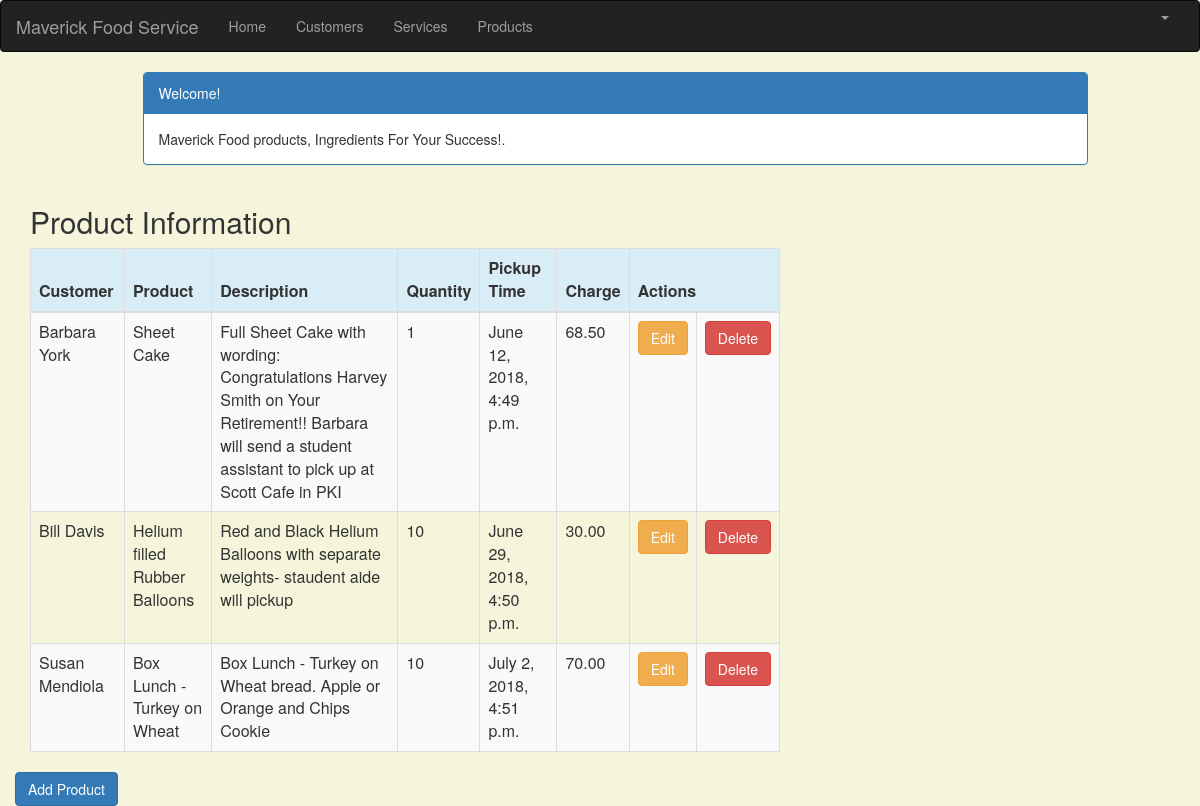
Before: /product_list (signed in) with the older database file.
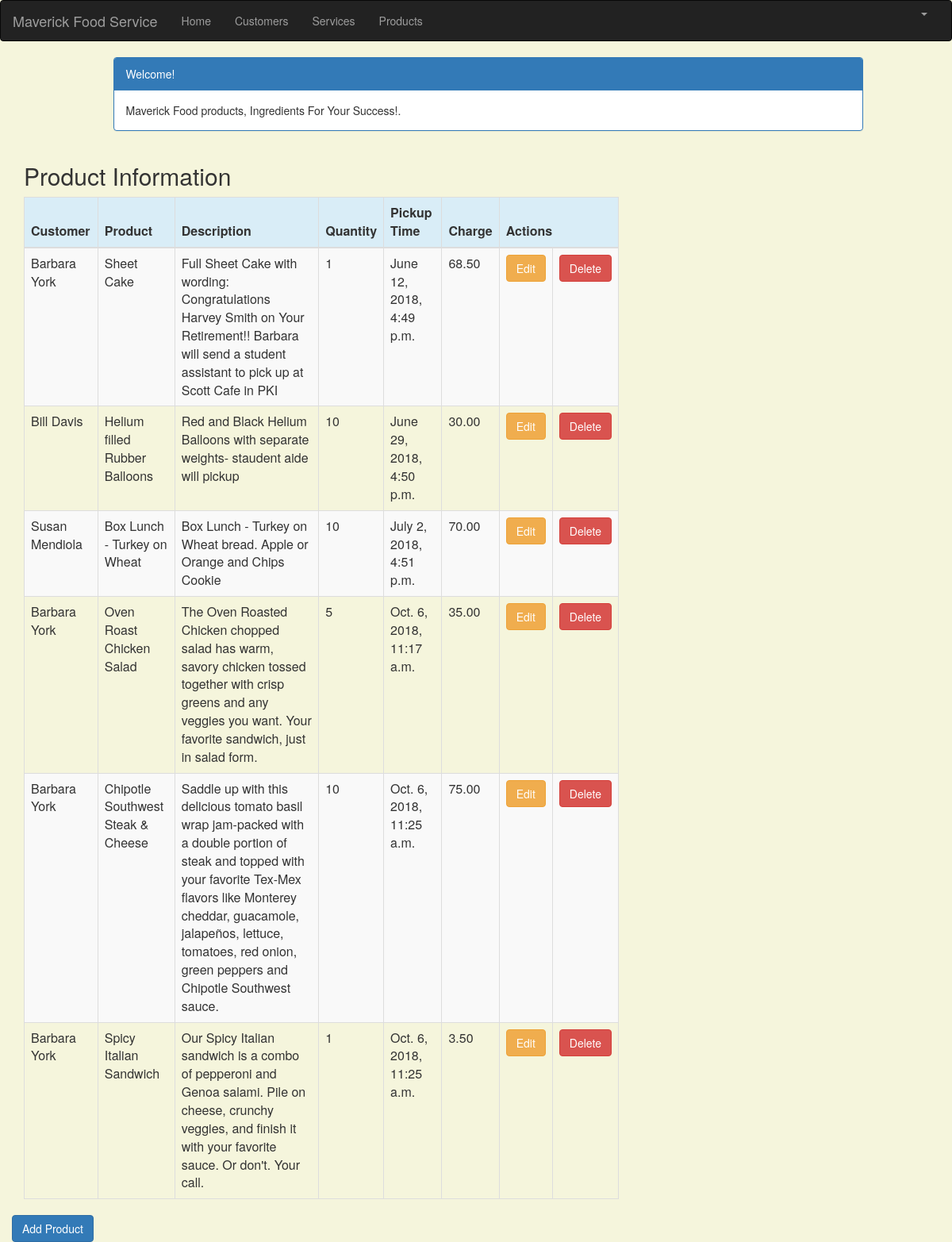
After: the same page with the newer database file.
### crm/models.py (models this page shows, shortened)
class Product(models.Model):
    cust_name = models.ForeignKey(Customer, on_delete=models.CASCADE, related_name='products')
    product = models.CharField(max_length=100)
    p_description = models.TextField()
    quantity = models.IntegerField()
    pickup_time = models.DateTimeField(
        default=timezone.now)
    charge = models.DecimalField(max_digits=10, decimal_places=2)
    created_date = models.DateTimeField(
        default=timezone.now)
    updated_date = models.DateTimeField(auto_now_add=True)

class Customer(models.Model):
    cust_name = models.CharField(max_length=50)
    organization = models.CharField(max_length=100, blank=True)
    role = models.CharField(max_length=100)
    email = models.EmailField(max_length=100)
    bldgroom = models.CharField(max_length=100)
    address = models.CharField(max_length=200)
    account_number = models.IntegerField(blank=False, null=False)
    city = models.CharField(max_length=50)
    state = models.CharField(max_length=50)
    zipcode = models.CharField(max_length=10)
    phone_number = models.CharField(max_length=50)
    created_date = models.DateTimeField(
        default=timezone.now)
    updated_date = models.DateTimeField(auto_now_add=True)
    def __str__(self):
        return str(self.cust_name)

### crm/views.py (the view)
# urls.py: path('product_list', views.product_list, name='product_list'),
@login_required
def product_list(request):
   products = Product.objects.filter(created_date__lte=timezone.now())
   return render(request, 'crm/product_list.html', {'products': products})

### crm/templates/crm/product_list.html (shortened to what this page needs)
{% extends 'crm/base.html' %}
{% block content %}
    <html>
    <head>
        <link rel="stylesheet" href="https://maxcdn.bootstrapcdn.com/bootstrap/3.3.4/css/bootstrap.min.css">
    </head>
    <body>
    <div class="container">
        <div class="row">
            <div class="col-md-10 col-md-offset-1">
                <div class="panel panel-primary">
                    <div class="panel-heading">Welcome!</div>
                    <div class="panel-body">
                        Maverick Food products, Ingredients For Your Success!.
                    </div>
                </div>
            </div>
        </div>
    </div>
    <div class="row">
        <h2 style="padding-left: 15Px">Product Information</h2>
    </div>
    <div>
        <table class="table table-striped table-bordered table-hover" style="width:1300px;">
            <thead>
            <tr class="bg-info">
                <th>Customer</th>
                <th>Product</th>
                <th>Description</th>
                <th>Quantity</th>
                <th>Pickup Time</th>
                <th>Charge</th>
                <th colspan="3">Actions</th>
            </tr>
            </thead>
            <tbody>
            {% for product in products %}
                <tr>
                    <td>{{ product.cust_name }}</td>
                    <td>{{ product.product }}</td>
                    <td>{{ product.p_description }}</td>
                    <td>{{ product.quantity }}</td>
                    <td>{{ product.pickup_time }}</td>
                    <td>{{ product.charge }}</td>
                    <td><a href="{% url 'crm:product_edit' pk=product.pk %}"
                           class="btn btn-warning">Edit</a></td>
                   <td><a href="{% url 'crm:product_delete' pk=product.pk %}"
                           onclick="return confirm('Are you sure you want to delete?')"
                           class="btn btn-danger">Delete</a>
                    </td>
                </tr>
            {% endfor %}
            </tbody>
        </table>
    <div class="row">
         <a href="{% url 'crm:product_new' %}" class="row"><span
                    class="btn btn-primary">Add Product</span></a>
        </div>
    </div>
    </body>
    </html>
{% endblock %}

Changed rows visible on the page:
added Product: cust_name "Barbara York", product "Oven Roast Chicken Salad", p_description "The Oven Roasted Chicken chopped salad has warm, savory chicken tossed together with crisp greens and any veggies you want. Your favorite sandwich, just in salad form.", quantity "5", pickup_time "Oct. 6, 2018, 11:17 a.m.", charge "35.00"
added Product: cust_name "Barbara York", product "Chipotle Southwest Steak & Cheese", p_description "Saddle up with this delicious tomato basil wrap jam-packed with a double portion of steak and topped with your favorite Tex-Mex flavors like Monterey cheddar, guacamole, jalapeños, lettuce, tomatoes, red onion, green peppers and Chipotle Southwest sauce.", quantity "10", pickup_time "Oct. 6, 2018, 11:25 a.m.", charge "75.00"
added Product: cust_name "Barbara York", product "Spicy Italian Sandwich", p_description "Our Spicy Italian sandwich is a combo of pepperoni and Genoa salami. Pile on cheese, crunchy veggies, and finish it with your favorite sauce. Or don't. Your call.", quantity "1", pickup_time "Oct. 6, 2018, 11:25 a.m.", charge "3.50"
